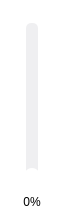
<?xml version="1.0" encoding="UTF-8"?>
<ui version="4.0">
 <class>VolumeTool</class>
 <widget class="QWidget" name="VolumeTool">
  <property name="geometry">
   <rect>
    <x>0</x>
    <y>0</y>
    <width>64</width>
    <height>219</height>
   </rect>
  </property>
  <property name="sizePolicy">
   <sizepolicy hsizetype="Fixed" vsizetype="Fixed">
    <horstretch>0</horstretch>
    <verstretch>0</verstretch>
   </sizepolicy>
  </property>
  <property name="minimumSize">
   <size>
    <width>64</width>
    <height>219</height>
   </size>
  </property>
  <property name="maximumSize">
   <size>
    <width>64</width>
    <height>219</height>
   </size>
  </property>
  <property name="windowTitle">
   <string>Form</string>
  </property>
  <property name="styleSheet">
   <string notr="true">background-color:transparent;</string>
  </property>
  <layout class="QVBoxLayout" name="verticalLayout">
   <property name="spacing">
    <number>6</number>
   </property>
   <property name="sizeConstraint">
    <enum>QLayout::SetFixedSize</enum>
   </property>
   <property name="leftMargin">
    <number>8</number>
   </property>
   <property name="topMargin">
    <number>8</number>
   </property>
   <property name="rightMargin">
    <number>8</number>
   </property>
   <property name="bottomMargin">
    <number>8</number>
   </property>
   <item>
    <widget class="QWidget" name="volumeWidget" native="true">
     <property name="sizePolicy">
      <sizepolicy hsizetype="Fixed" vsizetype="Preferred">
       <horstretch>0</horstretch>
       <verstretch>0</verstretch>
      </sizepolicy>
     </property>
     <property name="minimumSize">
      <size>
       <width>48</width>
       <height>180</height>
      </size>
     </property>
     <property name="maximumSize">
      <size>
       <width>48</width>
       <height>180</height>
      </size>
     </property>
     <widget class="QWidget" name="inSlider" native="true">
      <property name="geometry">
       <rect>
        <x>18</x>
        <y>15</y>
        <width>12</width>
        <height>153</height>
       </rect>
      </property>
      <property name="styleSheet">
       <string notr="true">#inSlider
{
background-color:rgb(239,239,241);
border-radius:5px
}</string>
      </property>
     </widget>
     <widget class="QWidget" name="outSlider" native="true">
      <property name="geometry">
       <rect>
        <x>18</x>
        <y>168</y>
        <width>12</width>
        <height>0</height>
       </rect>
      </property>
      <property name="styleSheet">
       <string notr="true">#outSlider
{
	background-color:rgb(252,60,79);
	border-radius:5px
}</string>
      </property>
     </widget>
     <widget class="QPushButton" name="sliderBtn">
      <property name="geometry">
       <rect>
        <x>16</x>
        <y>160</y>
        <width>16</width>
        <height>16</height>
       </rect>
      </property>
      <property name="styleSheet">
       <string notr="true">#sliderBtn
{
background-color:rgb(255, 255, 255);
 border-radius:8px;

}</string>
      </property>
      <property name="text">
       <string/>
      </property>
     </widget>
    </widget>
   </item>
   <item>
    <widget class="QLabel" name="volumeRatio">
     <property name="minimumSize">
      <size>
       <width>48</width>
       <height>15</height>
      </size>
     </property>
     <property name="maximumSize">
      <size>
       <width>48</width>
       <height>15</height>
      </size>
     </property>
     <property name="text">
      <string>0%</string>
     </property>
     <property name="alignment">
      <set>Qt::AlignCenter</set>
     </property>
    </widget>
   </item>
  </layout>
 </widget>
 <resources/>
 <connections/>
</ui>
